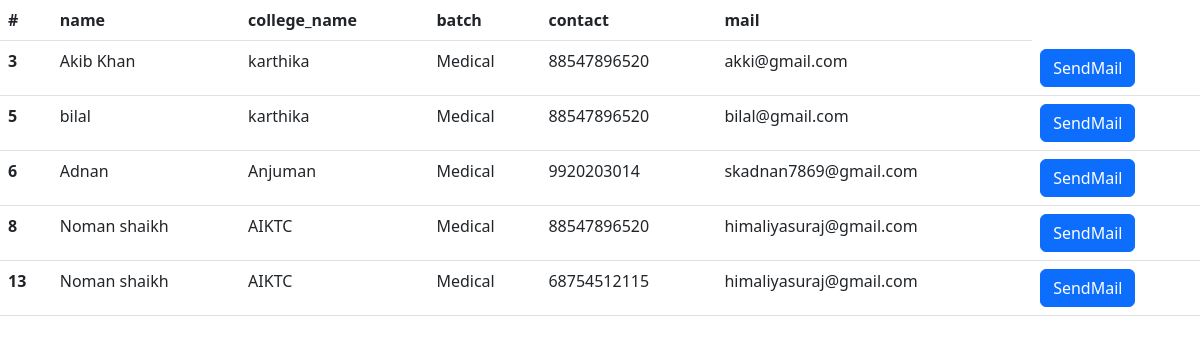
Page /showmedical/ on the committed database.
### mc_student/models.py (models this page shows)
class Medical_Civil(models.Model):
    CHOICES =(
    ("Medical", "Medical"),
    ("Civil", "Civil Engineering"),
)
    name=models.CharField(max_length=255)
    college_name=models.CharField(max_length=255)
    batch=models.CharField(max_length=255,choices=CHOICES)
    cotact=models.BigIntegerField()
    mail=models.EmailField()

### mc_student/views.py (the view)
# urls.py: path('showmedical/',views.showmedical,name="showmedical"),
def showmedical(request):
    show=Medical_Civil.objects.filter(batch ='Medical')
    context={'show':show}
    return render(request,'medical.html',context)

### mc_student/templates/medical.html (shortened to what this page needs)
<!doctype html>
<html lang="en">
  <head>
    <link href="https://cdn.jsdelivr.net/npm/bootstrap@5.3.0-alpha1/dist/css/bootstrap.min.css" rel="stylesheet">
  </head>
  <body>
    <table class="table">
      <thead>
        <tr>
          <th scope="col">#</th>
          <th scope="col">name</th>
          <th scope="col">college_name</th>
          <th scope="col">batch</th>
          <th scope="col">contact</th>
          <th scope="col">mail</th>
        </tr>
      </thead>
      <tbody>
          {% for i in show %}
        <tr>
          <th scope="row">{{i.id}}</th>
          <td>{{i.name}}</td>
          <td>{{i.college_name}}</td>
          <td>{{i.batch}}</td>
          <td>{{i.cotact}}</td>
          <td>{{i.mail}}</td>
          <td>
            <button type="button" class="btn btn-primary" data-bs-toggle="modal" data-bs-target="#exampleModal">
              SendMail
            </button>
          </td>
        </tr>
        {% endfor %}
      </tbody>
    </table>
  </body>
</html>

### rows in the picture
Medical_Civil: id "3", name "Akib Khan", college_name "karthika", batch "Medical", cotact "88547896520", mail "akki@gmail.com"
Medical_Civil: id "5", name "bilal", college_name "karthika", batch "Medical", cotact "88547896520", mail "bilal@gmail.com"
Medical_Civil: id "6", name "Adnan", college_name "Anjuman", batch "Medical", cotact "9920203014", mail "skadnan7869@gmail.com"
Medical_Civil: id "8", name "Noman shaikh", college_name "AIKTC", batch "Medical", cotact "88547896520", mail "himaliyasuraj@gmail.com"
Medical_Civil: id "13", name "Noman shaikh", college_name "AIKTC", batch "Medical", cotact "68754512115", mail "himaliyasuraj@gmail.com"
